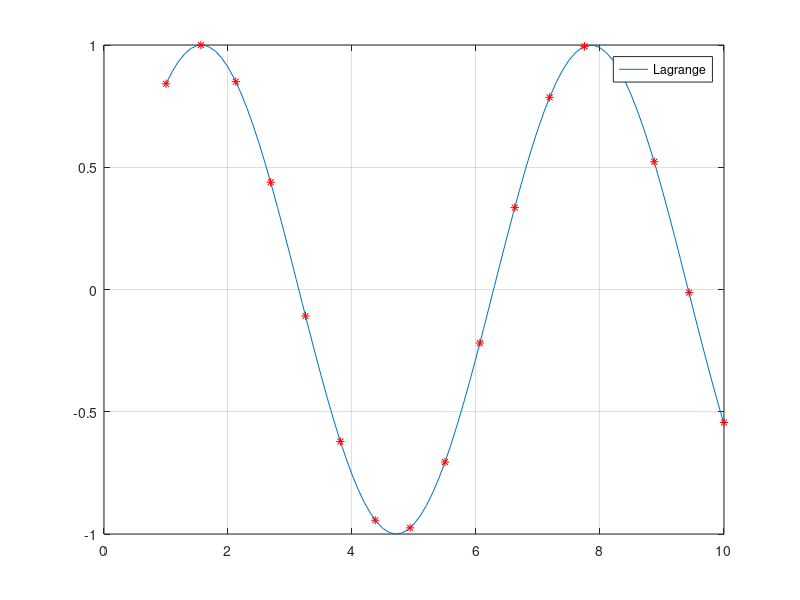

Here is the MATLAB script that generated this plot:
clc 
n=17;
left=1;
right=10;
h=(right-left)/(n-1);
z=left:0.1:right;
x=left:h:right;
y=sin(x);
A=1;
resForNumerator=1;
resForDenominator=1;
resTime=0;
 for i=1:n
     for j=1:n
         if (i~=j)
                initNum=[A,-x(j)];
                initDen=x(i)-x(j);
                resForNumerator=conv(resForNumerator,initNum);
                resForDenominator=resForDenominator*initDen;
         end
     end
     resTime=((y(i)*resForNumerator)/resForDenominator)+resTime;
     resForNumerator=1;
     resForDenominator=1;
 end
 u=polyval(resTime,z);
 disp("it's koef lagrange");
 display(resTime);
 figure(1),plot(z,u,x,y,"*r"),grid
 legend("Lagrange")